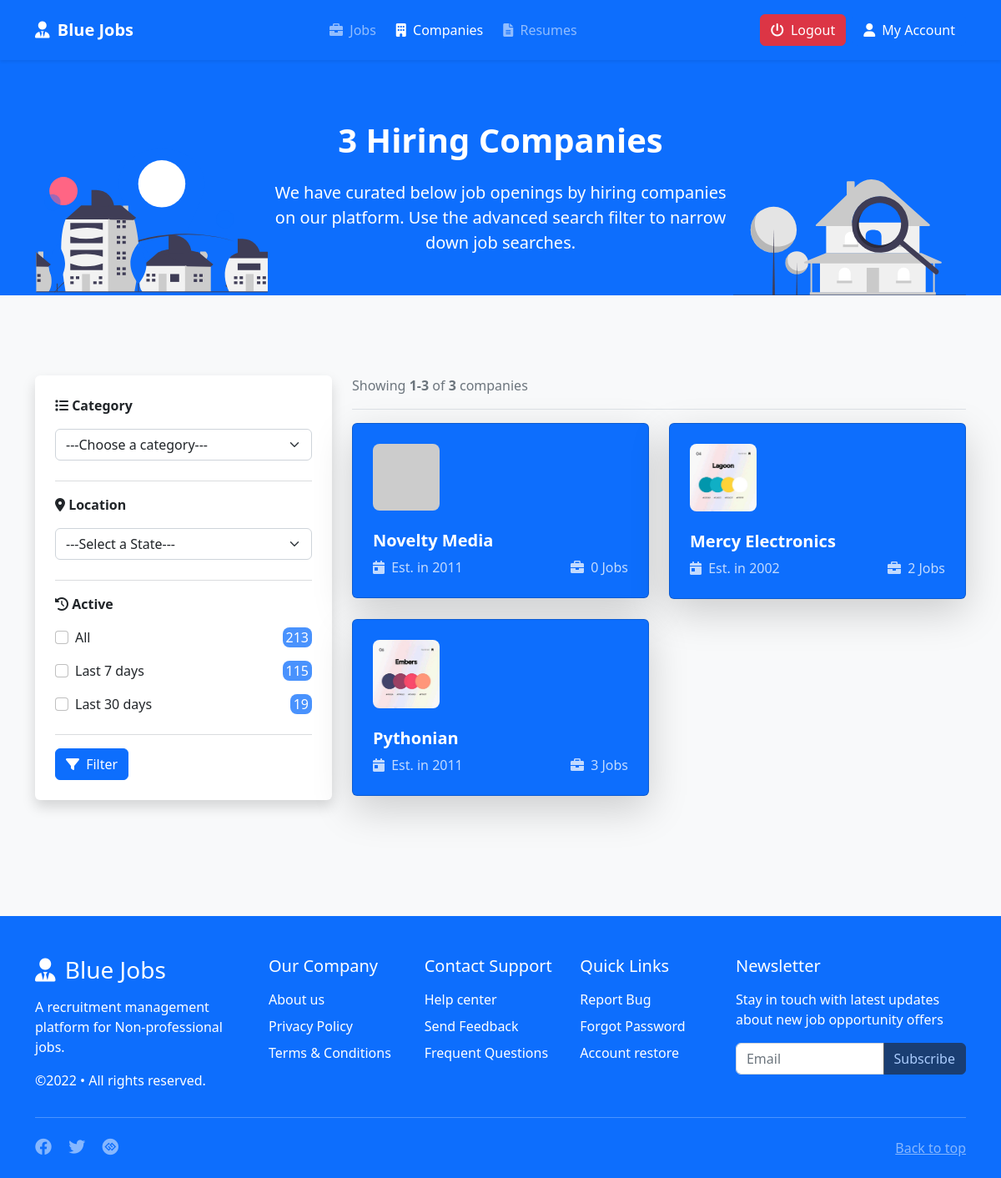
The page /companies/ (signed in) on the database its author committed.
### account/models.py (models this page shows, shortened)
class Company(models.Model):
    user = models.OneToOneField(User, on_delete=models.CASCADE)
    name = models.CharField('Company name', max_length=100, unique=True)
    slug = models.SlugField(max_length=100, unique=True, null=True)
    about = models.TextField(max_length=5000)
    logo = models.ImageField(upload_to='logos', blank=True) # crop logo to 80x80
    contact_person = models.CharField(max_length=255)
    position_in_company = models.CharField(max_length=50)
    established = models.DateField(blank=True, null=True)
    website = models.URLField(blank=True, null=True)
    address = models.CharField(max_length=50, blank=True)
    staff_strength = models.CharField('Number of employees', max_length=50, blank=True)
    phone_number = models.CharField(max_length=13, blank=True)
    created = models.DateTimeField(_('Created'), auto_now_add=True)
    updated = models.DateTimeField(_('Updated'), auto_now=True)
    class Meta:
        ordering = ['-created']
        verbose_name_plural = 'Companies'
    def get_absolute_url(self):
        return reverse('company_detail', kwargs={'slug': self.slug})

### django_jobs/views.py (the view)
# urls.py: path('companies/', companies, name='companies'),
def companies(request):
    companies = Company.objects.all()
    companies = mk_paginator(request, companies, 12)
    template = 'companies.html'
    context = {
        'companies': companies,
    }
    return render(request, template, context)

### jobs/utils.py (called while the page is built)
def mk_paginator(request, items, num_items):
    paginator = Paginator(items, num_items)
    page = request.GET.get('page', 1)
    try:
        items = paginator.page(page)
    except PageNotAnInteger:
        items = paginator.page(1)
    except EmptyPage:
        items = paginator.page(paginator.num_pages)
    return items

### templates/companies.html (shortened to what this page needs)
{% extends "base.html" %}
{% load static i18n %}
{% block content %}
<section class="bg-primary">
    <div class="container mt-4">
        <div class="d-flex justify-content-between align-items-end">
            <img class="img-fluid w-25 d-none d-lg-block" src="{% static 'img/company-left.svg' %}" alt="job-left">
            <div class="text-white text-center">
                <h1 class="fw-bolder mt-5 mb-4">{{ companies.paginator.count }} {% trans 'Hiring Companies' %}</h1>
                <p class="mb-5 lead">
                    {% trans 'We have curated below job openings by hiring companies on our platform. Use the advanced search filter to narrow down job searches.' %}
                </p>
            </div>
            <img class="img-fluid w-25 d-none d-lg-block" src="{% static 'img/company-right.svg' %}" alt="job-right">
        </div>
    </div>
</section>
<section class="py-5 bg-light">
    <div class="container my-5">
        <div class="row">
            <aside class="col-lg-4 d-none d-lg-block">
                <div class="card p-4 border-0 shadow">
                    <form action="" method="get">
                        <div class="form-group mb-4">
                            <label for="" class="form-label fw-bold mb-3"><i class="fa-solid fa-list"></i> Category</label>
                            <select class="form-select">
                                <option selected>---Choose a category---</option>
                            </select>
                        </div>
                        <hr class="text-muted">
                        <div class="form-group mb-4">
                            <label for="" class="form-label fw-bold mb-3"><i class="fa-solid fa-location-dot"></i> Location</label>
                            <select class="form-select">
                                <option selected>---Select a State---</option>
                            </select>
                        </div>
                        <hr class="text-muted">
                        <div class="form-group mb-4">
                            <label for="" class="form-label fw-bold mb-3"><i class="fa-solid fa-clock-rotate-left"></i> Active</label>
                            <div class="form-check mb-3 d-flex justify-content-between">
                                <div>
                                    <input class="form-check-input" type="checkbox" value="" id="">
                                    <label class="form-check-label" for="">All</label>
                                </div>
                                <span class="px-1 text-bg-primary opacity-75 rounded-3">213</span>
                            </div>
                            <div class="form-check mb-3 d-flex justify-content-between">
                                <div>
                                    <input class="form-check-input" type="checkbox" value="" id="">
                                    <label class="form-check-label" for="">Last 7 days</label>
                                </div>
                                <span class="px-1 text-bg-primary opacity-75 rounded-3">115</span>
                            </div>
                            <div class="form-check mb-3 d-flex justify-content-between">
                                <div>
                                    <input class="form-check-input" type="checkbox" value="" id="">
                                    <label class="form-check-label" for="">Last 30 days</label>
                                </div>
                                <span class="px-1 text-bg-primary opacity-75 rounded-3">19</span>
                            </div>
                        </div>
                        <hr class="text-muted">
                        <button class="btn btn-primary" type="submit"><i class="fa-solid fa-filter me-1"></i> Filter</button>
                    </form>
                </div>
            </aside>
            <div class="col-lg-8">
                {% if companies %}
                <div class="mb-3 border-bottom">
                    <p class="text-muted">Showing <span class="fw-bold">{{ companies.start_index }}-{{ companies.end_index }}</span> of <span
                            class="fw-bold">{{ companies.paginator.count }}</span> companies</p>
                </div>
                <div class="row g-4">
                    {% for company in companies %}
                    <div class="col-lg-6 {% if forloop.last %}mb-5{% endif %}">{% include 'partials/_company_grid.html' %}</div>
                    {% endfor %}
                </div>
                {% else %}
                <div class="d-flex justify-content-center pt-5 mt-5">
                    <img src="{% static 'img/empty.svg' %}" class="img-fluid w-25" alt="">
                </div>
                {% endif %}
            </div>
        </div>
    </div>
</section>
{% endblock %}

### templates/partials/_company_grid.html
<div class="card bg-primary shadow-lg">
    <div class="card-body p-4">
        <img src="{% if company.logo %}{{ company.logo.url }}{% else %}https://via.placeholder.com/80{% endif %}" width="80px" height="80px" alt="{{ company.name }}" class="img-fluid rounded-3">
        <div class="mt-4">
            <h5 class="fw-bold mb-2"><a class="text-decoration-none text-white" href="{{ company.get_absolute_url }}">{{ company.name }}</a></h5>
            <div class="d-flex justify-content-between text-white opacity-75">
                <span><i class="fa-solid fa-calendar-day me-1"></i> Est. in {{ company.established|date:"Y" }}</span>
                <span><i class="fa-solid fa-briefcase me-1"></i> {{ company.jobs.count }} Job{{ company.jobs.count|pluralize }}</span>
            </div>
        </div>
    </div>
</div>

### rows shown on the page
Company: name "Novelty Media", established "2011", jobs.count "0"
Company: logo (picture), name "Mercy Electronics", established "2002", jobs.count "2"
Company: logo (picture), name "Pythonian", established "2011", jobs.count "3"

### other values the page prints
{{ companies.paginator.count }} "3"
{{ companies.start_index }} "1"
{{ companies.end_index }} "3"
